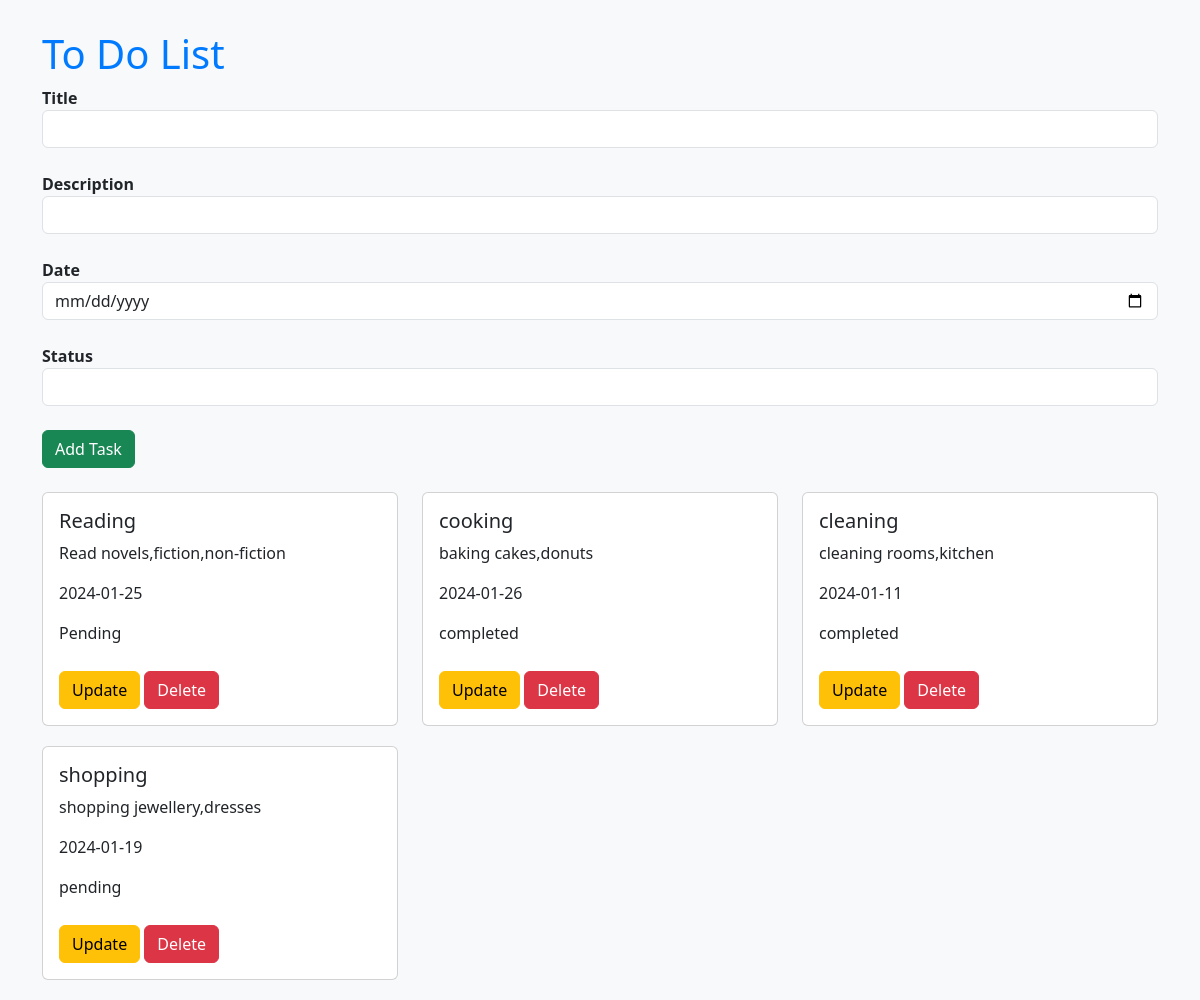
The app's page /home/ (signed in) with its own data.
### todo_app/models.py (models this page shows)
class task(models.Model):
    user=models.ForeignKey(User,on_delete=models.CASCADE,null=True,blank=True)
    title=models.CharField(max_length=255)
    description=models.CharField(max_length=255)
    date=models.CharField(max_length=255)
    status=models.CharField(max_length=255)

### todo_app/views.py (the view)
# urls.py: 2. Add a URL to urlpatterns:  path('', views.home, name='home')
@login_required(login_url='/signin/')
def home(request):
    user_task=task.objects.filter(user=request.user)
    if request.method=="POST":
        title=request.POST['title']
        desc=request.POST['description']
        date=request.POST['date']
        status=request.POST['status']
        todo=task(title=title,description=desc,date=date,status=status,user=request.user)
        todo.save()
        return redirect('/home/')
    else:
        return render(request,"home.html",{'tasks':user_task})

### templates/home.html (shortened to what this page needs)
<!DOCTYPE html>
<html lang="en">
<head>
    <link href="https://cdn.jsdelivr.net/npm/bootstrap@5.3.2/dist/css/bootstrap.min.css" rel="stylesheet">
</head>
<body>
   <div class="container">
    <form action="/home/" method="post">{% csrf_token %}
    <h1>To Do List</h1>
    <label for="title">Title</label>
    <input type="text" id="title" name="title" class="form-control"><br>
    <label for="description">Description</label>
    <input type="text" id="description" name="description" class="form-control"><br>
    <label for="date">Date</label>
    <input type="date" id="date" name="date" class="form-control"><br>
    <label for="status">Status</label>
    <input type="text" id="status" name="status" class="form-control"><br>
    <button class="btn btn-success">Add Task</button><br><br>
    </form>
    <div class="row">
        {% for i in tasks %}
        <div class="col-md-4">
          <div class="card">
            <div class="card-body">
              <h5 class="card-title">{{i.title}}</h5>
              <p class="card-text">{{i.description}}</p>
              <p class="card-text">{{i.date}}</p>
              <p class="card-text">{{i.status}}</p>
              <a style=" text-decoration: none;" href="/update/?uid={{i.id}}" class="btn btn-warning">Update</a></td>
              <a style=" text-decoration: none;" href="/delete/?uid={{i.id}}" class="btn btn-danger">Delete</a></td>
            </div>
          </div>
        </div>
        {% endfor %}
      </div>
    </div>
</body>
</html>

### templates/home.html (style rules this page uses)
body { background-color: #f8f9fa; }
.container { margin-top: 30px; }
h1 { color: #007bff; }
label { font-weight: bold; }
button { background-color: #28a745; color: white; border: none; padding: 10px 20px; cursor: pointer; }
.card { margin-bottom: 20px; }
.btn-warning, .btn-danger { margin-top: 10px; }

### records on screen
task: title "Reading", description "Read novels,fiction,non-fiction", date "2024-01-25", status "Pending"
task: title "cooking", description "baking cakes,donuts", date "2024-01-26", status "completed"
task: title "cleaning", description "cleaning rooms,kitchen", date "2024-01-11", status "completed"
task: title "shopping", description "shopping jewellery,dresses", date "2024-01-19", status "pending"
